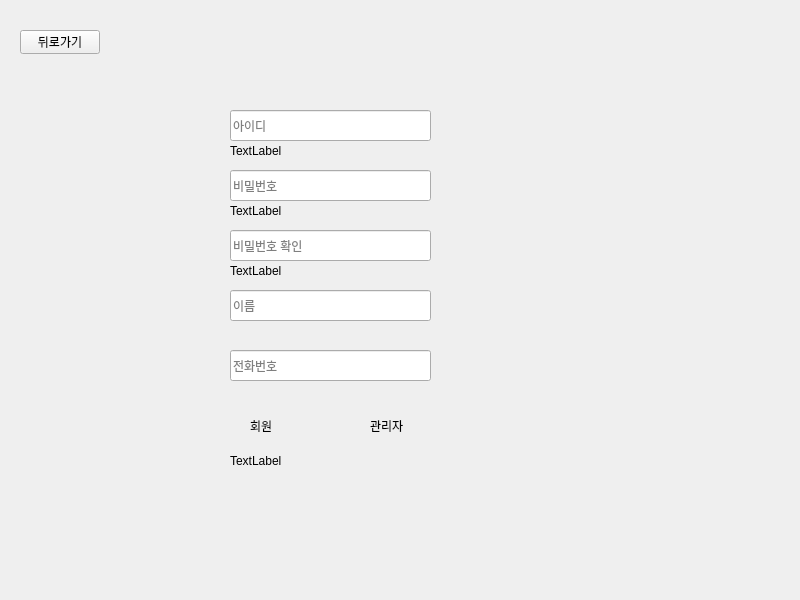
<?xml version="1.0" encoding="UTF-8"?>
<ui version="4.0">
 <class>MainWindow</class>
 <widget class="QMainWindow" name="MainWindow">
  <property name="geometry">
   <rect>
    <x>0</x>
    <y>0</y>
    <width>800</width>
    <height>600</height>
   </rect>
  </property>
  <property name="windowTitle">
   <string>MainWindow</string>
  </property>
  <widget class="QWidget" name="centralwidget">
   <widget class="QStackedWidget" name="main_stack">
    <property name="geometry">
     <rect>
      <x>0</x>
      <y>0</y>
      <width>801</width>
      <height>601</height>
     </rect>
    </property>
    <property name="currentIndex">
     <number>1</number>
    </property>
    <widget class="QWidget" name="main_stack_signin">
     <widget class="QLineEdit" name="signin_input_id">
      <property name="geometry">
       <rect>
        <x>140</x>
        <y>240</y>
        <width>200</width>
        <height>31</height>
       </rect>
      </property>
      <property name="inputMask">
       <string/>
      </property>
      <property name="frame">
       <bool>false</bool>
      </property>
      <property name="placeholderText">
       <string>아이디</string>
      </property>
     </widget>
     <widget class="QLineEdit" name="signin_input_pw">
      <property name="geometry">
       <rect>
        <x>140</x>
        <y>280</y>
        <width>200</width>
        <height>31</height>
       </rect>
      </property>
      <property name="frame">
       <bool>false</bool>
      </property>
      <property name="placeholderText">
       <string>비밀번호</string>
      </property>
     </widget>
     <widget class="QPushButton" name="signin_btn_signin">
      <property name="geometry">
       <rect>
        <x>150</x>
        <y>320</y>
        <width>80</width>
        <height>24</height>
       </rect>
      </property>
      <property name="text">
       <string>로그인</string>
      </property>
     </widget>
     <widget class="QPushButton" name="signin_btn_to_signup">
      <property name="geometry">
       <rect>
        <x>580</x>
        <y>240</y>
        <width>80</width>
        <height>24</height>
       </rect>
      </property>
      <property name="text">
       <string>회원가입</string>
      </property>
     </widget>
     <widget class="QPushButton" name="signin_btn_to_find">
      <property name="geometry">
       <rect>
        <x>580</x>
        <y>280</y>
        <width>80</width>
        <height>24</height>
       </rect>
      </property>
      <property name="text">
       <string>찾기</string>
      </property>
     </widget>
    </widget>
    <widget class="QWidget" name="main_stack_signup">
     <widget class="QLineEdit" name="signup_input_id">
      <property name="geometry">
       <rect>
        <x>230</x>
        <y>110</y>
        <width>201</width>
        <height>31</height>
       </rect>
      </property>
      <property name="placeholderText">
       <string>아이디</string>
      </property>
     </widget>
     <widget class="QLineEdit" name="signup_input_pw">
      <property name="geometry">
       <rect>
        <x>230</x>
        <y>170</y>
        <width>201</width>
        <height>31</height>
       </rect>
      </property>
      <property name="placeholderText">
       <string>비밀번호</string>
      </property>
     </widget>
     <widget class="QLineEdit" name="signup_input_pwck">
      <property name="geometry">
       <rect>
        <x>230</x>
        <y>230</y>
        <width>201</width>
        <height>31</height>
       </rect>
      </property>
      <property name="placeholderText">
       <string>비밀번호 확인</string>
      </property>
     </widget>
     <widget class="QLineEdit" name="signup_input_name">
      <property name="geometry">
       <rect>
        <x>230</x>
        <y>290</y>
        <width>201</width>
        <height>31</height>
       </rect>
      </property>
      <property name="placeholderText">
       <string>이름</string>
      </property>
     </widget>
     <widget class="QLineEdit" name="signup_input_phone">
      <property name="geometry">
       <rect>
        <x>230</x>
        <y>350</y>
        <width>201</width>
        <height>31</height>
       </rect>
      </property>
      <property name="placeholderText">
       <string>전화번호</string>
      </property>
     </widget>
     <widget class="QGroupBox" name="signup_radio_type">
      <property name="geometry">
       <rect>
        <x>230</x>
        <y>410</y>
        <width>201</width>
        <height>31</height>
       </rect>
      </property>
      <property name="styleSheet">
       <string notr="true">border-radius: 5px;
color: rgb(0, 0, 0);
background-color: rgba(255, 255, 255, 0);</string>
      </property>
      <widget class="QRadioButton" name="signup_radio_customer">
       <property name="geometry">
        <rect>
         <x>0</x>
         <y>0</y>
         <width>80</width>
         <height>31</height>
        </rect>
       </property>
       <property name="text">
        <string>회원</string>
       </property>
      </widget>
      <widget class="QRadioButton" name="signup_radio_manager">
       <property name="geometry">
        <rect>
         <x>120</x>
         <y>0</y>
         <width>80</width>
         <height>31</height>
        </rect>
       </property>
       <property name="text">
        <string>관리자</string>
       </property>
      </widget>
     </widget>
     <widget class="QPushButton" name="signup_btn_back">
      <property name="geometry">
       <rect>
        <x>20</x>
        <y>30</y>
        <width>80</width>
        <height>24</height>
       </rect>
      </property>
      <property name="text">
       <string>뒤로가기</string>
      </property>
     </widget>
     <widget class="QLabel" name="label">
      <property name="geometry">
       <rect>
        <x>230</x>
        <y>140</y>
        <width>201</width>
        <height>21</height>
       </rect>
      </property>
      <property name="text">
       <string>TextLabel</string>
      </property>
     </widget>
     <widget class="QLabel" name="label_3">
      <property name="geometry">
       <rect>
        <x>230</x>
        <y>200</y>
        <width>201</width>
        <height>21</height>
       </rect>
      </property>
      <property name="text">
       <string>TextLabel</string>
      </property>
     </widget>
     <widget class="QLabel" name="label_4">
      <property name="geometry">
       <rect>
        <x>230</x>
        <y>260</y>
        <width>201</width>
        <height>21</height>
       </rect>
      </property>
      <property name="text">
       <string>TextLabel</string>
      </property>
     </widget>
     <widget class="QLabel" name="label_5">
      <property name="geometry">
       <rect>
        <x>230</x>
        <y>450</y>
        <width>201</width>
        <height>21</height>
       </rect>
      </property>
      <property name="text">
       <string>TextLabel</string>
      </property>
     </widget>
    </widget>
    <widget class="QWidget" name="main_stack_main">
     <widget class="QPushButton" name="main_btn_signout">
      <property name="geometry">
       <rect>
        <x>360</x>
        <y>190</y>
        <width>80</width>
        <height>24</height>
       </rect>
      </property>
      <property name="text">
       <string>sign out</string>
      </property>
     </widget>
    </widget>
   </widget>
  </widget>
 </widget>
 <resources/>
 <connections/>
</ui>
